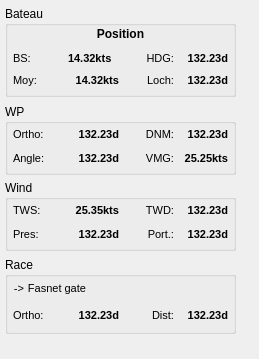
   <widget class="QWidget" name="tab_details">
    <attribute name="title">
     <string>Details</string>
    </attribute>
    <widget class="QGroupBox" name="det_boatBox">
     <property name="geometry">
      <rect>
       <x>5</x>
       <y>6</y>
       <width>231</width>
       <height>91</height>
      </rect>
     </property>
     <property name="font">
      <font>
       <pointsize>9</pointsize>
      </font>
     </property>
     <property name="layoutDirection">
      <enum>Qt::LeftToRight</enum>
     </property>
     <property name="title">
      <string>Bateau</string>
     </property>
     <property name="flat">
      <bool>false</bool>
     </property>
     <layout class="QVBoxLayout" name="verticalLayout">
      <property name="leftMargin">
       <number>5</number>
      </property>
      <property name="topMargin">
       <number>1</number>
      </property>
      <property name="rightMargin">
       <number>5</number>
      </property>
      <property name="bottomMargin">
       <number>5</number>
      </property>
      <item>
       <widget class="QLabel" name="det_POS">
        <property name="font">
         <font>
          <pointsize>9</pointsize>
          <weight>75</weight>
          <bold>true</bold>
         </font>
        </property>
        <property name="text">
         <string>Position</string>
        </property>
        <property name="scaledContents">
         <bool>true</bool>
        </property>
        <property name="alignment">
         <set>Qt::AlignHCenter|Qt::AlignTop</set>
        </property>
       </widget>
      </item>
      <item>
       <layout class="QHBoxLayout" name="horizontalLayout">
        <property name="spacing">
         <number>3</number>
        </property>
        <item>
         <widget class="QLabel" name="label_2">
          <property name="font">
           <font>
            <pointsize>8</pointsize>
           </font>
          </property>
          <property name="text">
           <string>BS:</string>
          </property>
          <property name="alignment">
           <set>Qt::AlignLeading|Qt::AlignLeft|Qt::AlignVCenter</set>
          </property>
         </widget>
        </item>
        <item>
         <widget class="QLabel" name="det_BS">
          <property name="font">
           <font>
            <pointsize>8</pointsize>
            <weight>75</weight>
            <bold>true</bold>
           </font>
          </property>
          <property name="text">
           <string>14.32kts</string>
          </property>
          <property name="alignment">
           <set>Qt::AlignLeading|Qt::AlignLeft|Qt::AlignVCenter</set>
          </property>
         </widget>
        </item>
        <item>
         <widget class="QLabel" name="label_4">
          <property name="font">
           <font>
            <pointsize>8</pointsize>
           </font>
          </property>
          <property name="text">
           <string>HDG:</string>
          </property>
          <property name="alignment">
           <set>Qt::AlignRight|Qt::AlignTrailing|Qt::AlignVCenter</set>
          </property>
         </widget>
        </item>
        <item>
         <widget class="QLabel" name="det_HDG">
          <property name="font">
           <font>
            <pointsize>8</pointsize>
            <weight>75</weight>
            <bold>true</bold>
           </font>
          </property>
          <property name="text">
           <string>132.23d</string>
          </property>
          <property name="alignment">
           <set>Qt::AlignRight|Qt::AlignTrailing|Qt::AlignVCenter</set>
          </property>
         </widget>
        </item>
       </layout>
      </item>
      <item>
       <layout class="QHBoxLayout" name="horizontalLayout_2">
        <property name="spacing">
         <number>3</number>
        </property>
        <item>
         <widget class="QLabel" name="label_6">
          <property name="font">
           <font>
            <pointsize>8</pointsize>
           </font>
          </property>
          <property name="text">
           <string>Moy:</string>
          </property>
          <property name="alignment">
           <set>Qt::AlignLeading|Qt::AlignLeft|Qt::AlignVCenter</set>
          </property>
         </widget>
        </item>
        <item>
         <widget class="QLabel" name="det_AVG">
          <property name="font">
           <font>
            <pointsize>8</pointsize>
            <weight>75</weight>
            <bold>true</bold>
           </font>
          </property>
          <property name="text">
           <string>14.32kts</string>
          </property>
          <property name="alignment">
           <set>Qt::AlignRight|Qt::AlignTrailing|Qt::AlignVCenter</set>
          </property>
         </widget>
        </item>
        <item>
         <widget class="QLabel" name="label_8">
          <property name="font">
           <font>
            <pointsize>8</pointsize>
           </font>
          </property>
          <property name="text">
           <string>Loch:</string>
          </property>
          <property name="alignment">
           <set>Qt::AlignRight|Qt::AlignTrailing|Qt::AlignVCenter</set>
          </property>
         </widget>
        </item>
        <item>
         <widget class="QLabel" name="det_LOCH">
          <property name="font">
           <font>
            <pointsize>8</pointsize>
            <weight>75</weight>
            <bold>true</bold>
           </font>
          </property>
          <property name="text">
           <string>132.23d</string>
          </property>
          <property name="alignment">
           <set>Qt::AlignRight|Qt::AlignTrailing|Qt::AlignVCenter</set>
          </property>
         </widget>
        </item>
       </layout>
      </item>
     </layout>
    </widget>
    <widget class="QGroupBox" name="det_WPbox">
     <property name="geometry">
      <rect>
       <x>5</x>
       <y>104</y>
       <width>231</width>
       <height>71</height>
      </rect>
     </property>
     <property name="font">
      <font>
       <pointsize>9</pointsize>
      </font>
     </property>
     <property name="title">
      <string>WP</string>
     </property>
     <layout class="QVBoxLayout" name="verticalLayout_2">
      <property name="leftMargin">
       <number>5</number>
      </property>
      <property name="topMargin">
       <number>1</number>
      </property>
      <property name="rightMargin">
       <number>5</number>
      </property>
      <property name="bottomMargin">
       <number>5</number>
      </property>
      <item>
       <layout class="QHBoxLayout" name="horizontalLayout_3">
        <property name="spacing">
         <number>3</number>
        </property>
        <item>
         <widget class="QLabel" name="label_3">
          <property name="font">
           <font>
            <pointsize>8</pointsize>
           </font>
          </property>
          <property name="text">
           <string>Ortho:</string>
          </property>
          <property name="alignment">
           <set>Qt::AlignLeading|Qt::AlignLeft|Qt::AlignVCenter</set>
          </property>
         </widget>
        </item>
        <item>
         <widget class="QLabel" name="det_ORT">
          <property name="font">
           <font>
            <pointsize>8</pointsize>
            <weight>75</weight>
            <bold>true</bold>
           </font>
          </property>
          <property name="text">
           <string>132.23d</string>
          </property>
          <property name="alignment">
           <set>Qt::AlignRight|Qt::AlignTrailing|Qt::AlignVCenter</set>
          </property>
         </widget>
        </item>
        <item>
         <widget class="QLabel" name="label_5">
          <property name="font">
           <font>
            <pointsize>8</pointsize>
           </font>
          </property>
          <property name="text">
           <string>DNM:</string>
          </property>
          <property name="alignment">
           <set>Qt::AlignRight|Qt::AlignTrailing|Qt::AlignVCenter</set>
          </property>
         </widget>
        </item>
        <item>
         <widget class="QLabel" name="det_DNM">
          <property name="font">
           <font>
            <pointsize>8</pointsize>
            <weight>75</weight>
            <bold>true</bold>
           </font>
          </property>
          <property name="text">
           <string>132.23d</string>
          </property>
          <property name="alignment">
           <set>Qt::AlignRight|Qt::AlignTrailing|Qt::AlignVCenter</set>
          </property>
         </widget>
        </item>
       </layout>
      </item>
      <item>
       <layout class="QHBoxLayout" name="horizontalLayout_4">
        <property name="spacing">
         <number>3</number>
        </property>
        <item>
         <widget class="QLabel" name="label_7">
          <property name="font">
           <font>
            <pointsize>8</pointsize>
           </font>
          </property>
          <property name="text">
           <string>Angle:</string>
          </property>
          <property name="alignment">
           <set>Qt::AlignLeading|Qt::AlignLeft|Qt::AlignVCenter</set>
          </property>
         </widget>
        </item>
        <item>
         <widget class="QLabel" name="det_ANGLE">
          <property name="font">
           <font>
            <pointsize>8</pointsize>
            <weight>75</weight>
            <bold>true</bold>
           </font>
          </property>
          <property name="text">
           <string>132.23d</string>
          </property>
          <property name="alignment">
           <set>Qt::AlignRight|Qt::AlignTrailing|Qt::AlignVCenter</set>
          </property>
         </widget>
        </item>
        <item>
         <widget class="QLabel" name="label_9">
          <property name="font">
           <font>
            <pointsize>8</pointsize>
           </font>
          </property>
          <property name="text">
           <string>VMG:</string>
          </property>
          <property name="alignment">
           <set>Qt::AlignRight|Qt::AlignTrailing|Qt::AlignVCenter</set>
          </property>
         </widget>
        </item>
        <item>
         <widget class="QLabel" name="det_VMG">
          <property name="font">
           <font>
            <pointsize>8</pointsize>
            <weight>75</weight>
            <bold>true</bold>
           </font>
          </property>
          <property name="text">
           <string>25.25kts</string>
          </property>
          <property name="alignment">
           <set>Qt::AlignRight|Qt::AlignTrailing|Qt::AlignVCenter</set>
          </property>
         </widget>
        </item>
       </layout>
      </item>
     </layout>
    </widget>
    <widget class="QGroupBox" name="det_windBox">
     <property name="geometry">
      <rect>
       <x>5</x>
       <y>180</y>
       <width>231</width>
       <height>71</height>
      </rect>
     </property>
     <property name="font">
      <font>
       <pointsize>9</pointsize>
      </font>
     </property>
     <property name="title">
      <string>Wind</string>
     </property>
     <layout class="QVBoxLayout" name="verticalLayout_3">
      <property name="leftMargin">
       <number>5</number>
      </property>
      <property name="topMargin">
       <number>1</number>
      </property>
      <property name="rightMargin">
       <number>5</number>
      </property>
      <property name="bottomMargin">
       <number>5</number>
      </property>
      <item>
       <layout class="QHBoxLayout" name="horizontalLayout_5">
        <property name="spacing">
         <number>3</number>
        </property>
        <item>
         <widget class="QLabel" name="label_11">
          <property name="font">
           <font>
            <pointsize>8</pointsize>
           </font>
          </property>
          <property name="text">
           <string>TWS:</string>
          </property>
          <property name="alignment">
           <set>Qt::AlignLeading|Qt::AlignLeft|Qt::AlignVCenter</set>
          </property>
         </widget>
        </item>
        <item>
         <widget class="QLabel" name="det_TWS">
          <property name="font">
           <font>
            <pointsize>8</pointsize>
            <weight>75</weight>
            <bold>true</bold>
           </font>
          </property>
          <property name="text">
           <string>25.35kts</string>
          </property>
          <property name="alignment">
           <set>Qt::AlignRight|Qt::AlignTrailing|Qt::AlignVCenter</set>
          </property>
         </widget>
        </item>
        <item>
         <widget class="QLabel" name="label_12">
          <property name="font">
           <font>
            <pointsize>8</pointsize>
           </font>
          </property>
          <property name="text">
           <string>TWD:</string>
          </property>
          <property name="alignment">
           <set>Qt::AlignRight|Qt::AlignTrailing|Qt::AlignVCenter</set>
          </property>
         </widget>
        </item>
        <item>
         <widget class="QLabel" name="det_TWD">
          <property name="font">
           <font>
            <pointsize>8</pointsize>
            <weight>75</weight>
            <bold>true</bold>
           </font>
          </property>
          <property name="text">
           <string>132.23d</string>
          </property>
          <property name="alignment">
           <set>Qt::AlignRight|Qt::AlignTrailing|Qt::AlignVCenter</set>
          </property>
         </widget>
        </item>
       </layout>
      </item>
      <item>
       <layout class="QHBoxLayout" name="horizontalLayout_6">
        <property name="spacing">
         <number>3</number>
        </property>
        <item>
         <widget class="QLabel" name="label_13">
          <property name="font">
           <font>
            <pointsize>8</pointsize>
           </font>
          </property>
          <property name="text">
           <string>Pres:</string>
          </property>
          <property name="alignment">
           <set>Qt::AlignLeading|Qt::AlignLeft|Qt::AlignVCenter</set>
          </property>
         </widget>
        </item>
        <item>
         <widget class="QLabel" name="det_UPWind">
          <property name="font">
           <font>
            <pointsize>8</pointsize>
            <weight>75</weight>
            <bold>true</bold>
           </font>
          </property>
          <property name="text">
           <string>132.23d</string>
          </property>
          <property name="alignment">
           <set>Qt::AlignRight|Qt::AlignTrailing|Qt::AlignVCenter</set>
          </property>
         </widget>
        </item>
        <item>
         <widget class="QLabel" name="label_14">
          <property name="font">
           <font>
            <pointsize>8</pointsize>
           </font>
          </property>
          <property name="text">
           <string>Port.:</string>
          </property>
          <property name="alignment">
           <set>Qt::AlignRight|Qt::AlignTrailing|Qt::AlignVCenter</set>
          </property>
         </widget>
        </item>
        <item>
         <widget class="QLabel" name="det_DwWind">
          <property name="font">
           <font>
            <pointsize>8</pointsize>
            <weight>75</weight>
            <bold>true</bold>
           </font>
          </property>
          <property name="text">
           <string>132.23d</string>
          </property>
          <property name="alignment">
           <set>Qt::AlignRight|Qt::AlignTrailing|Qt::AlignVCenter</set>
          </property>
         </widget>
        </item>
       </layout>
      </item>
     </layout>
    </widget>
    <widget class="QGroupBox" name="det_raceBox">
     <property name="geometry">
      <rect>
       <x>5</x>
       <y>257</y>
       <width>231</width>
       <height>77</height>
      </rect>
     </property>
     <property name="font">
      <font>
       <pointsize>9</pointsize>
      </font>
     </property>
     <property name="title">
      <string>Race</string>
     </property>
     <layout class="QVBoxLayout" name="verticalLayout_4">
      <property name="leftMargin">
       <number>5</number>
      </property>
      <property name="topMargin">
       <number>1</number>
      </property>
      <property name="rightMargin">
       <number>5</number>
      </property>
      <property name="bottomMargin">
       <number>5</number>
      </property>
      <item>
       <layout class="QHBoxLayout" name="horizontalLayout_7">
        <property name="spacing">
         <number>3</number>
        </property>
        <item>
         <widget class="QLabel" name="det_arrow">
          <property name="font">
           <font>
            <pointsize>8</pointsize>
           </font>
          </property>
          <property name="text">
           <string>-&gt;</string>
          </property>
          <property name="alignment">
           <set>Qt::AlignRight|Qt::AlignTrailing|Qt::AlignVCenter</set>
          </property>
         </widget>
        </item>
        <item>
         <widget class="QLabel" name="det_GATE">
          <property name="font">
           <font>
            <pointsize>8</pointsize>
           </font>
          </property>
          <property name="text">
           <string>Fasnet gate</string>
          </property>
          <property name="alignment">
           <set>Qt::AlignRight|Qt::AlignTrailing|Qt::AlignVCenter</set>
          </property>
         </widget>
        </item>
        <item>
         <spacer name="horizontalSpacer">
          <property name="orientation">
           <enum>Qt::Horizontal</enum>
          </property>
          <property name="sizeHint" stdset="0">
           <size>
            <width>40</width>
            <height>20</height>
           </size>
          </property>
         </spacer>
        </item>
       </layout>
      </item>
      <item>
       <layout class="QHBoxLayout" name="horizontalLayout_8">
        <property name="spacing">
         <number>3</number>
        </property>
        <item>
         <widget class="QLabel" name="label_17">
          <property name="font">
           <font>
            <pointsize>8</pointsize>
           </font>
          </property>
          <property name="text">
           <string>Ortho:</string>
          </property>
          <property name="alignment">
           <set>Qt::AlignLeading|Qt::AlignLeft|Qt::AlignVCenter</set>
          </property>
         </widget>
        </item>
        <item>
         <widget class="QLabel" name="det_GATE_ORT">
          <property name="font">
           <font>
            <pointsize>8</pointsize>
            <weight>75</weight>
            <bold>true</bold>
           </font>
          </property>
          <property name="text">
           <string>132.23d</string>
          </property>
          <property name="alignment">
           <set>Qt::AlignRight|Qt::AlignTrailing|Qt::AlignVCenter</set>
          </property>
         </widget>
        </item>
        <item>
         <widget class="QLabel" name="label_18">
          <property name="font">
           <font>
            <pointsize>8</pointsize>
           </font>
          </property>
          <property name="text">
           <string>Dist:</string>
          </property>
          <property name="alignment">
           <set>Qt::AlignRight|Qt::AlignTrailing|Qt::AlignVCenter</set>
          </property>
         </widget>
        </item>
        <item>
         <widget class="QLabel" name="det_GATE_DIST">
          <property name="font">
           <font>
            <pointsize>8</pointsize>
            <weight>75</weight>
            <bold>true</bold>
           </font>
          </property>
          <property name="text">
           <string>132.23d</string>
          </property>
          <property name="alignment">
           <set>Qt::AlignRight|Qt::AlignTrailing|Qt::AlignVCenter</set>
          </property>
         </widget>
        </item>
       </layout>
      </item>
     </layout>
    </widget>
    <widget class="QLabel" name="lab_backTab2">
     <property name="geometry">
      <rect>
       <x>0</x>
       <y>0</y>
       <width>250</width>
       <height>350</height>
      </rect>
     </property>
     <property name="text">
      <string/>
     </property>
     <property name="alignment">
      <set>Qt::AlignLeading|Qt::AlignLeft|Qt::AlignTop</set>
     </property>
     <property name="indent">
      <number>0</number>
     </property>
    </widget>
    <zorder>lab_backTab2</zorder>
    <zorder>det_boatBox</zorder>
    <zorder>det_WPbox</zorder>
    <zorder>det_windBox</zorder>
    <zorder>det_raceBox</zorder>
   </widget>
